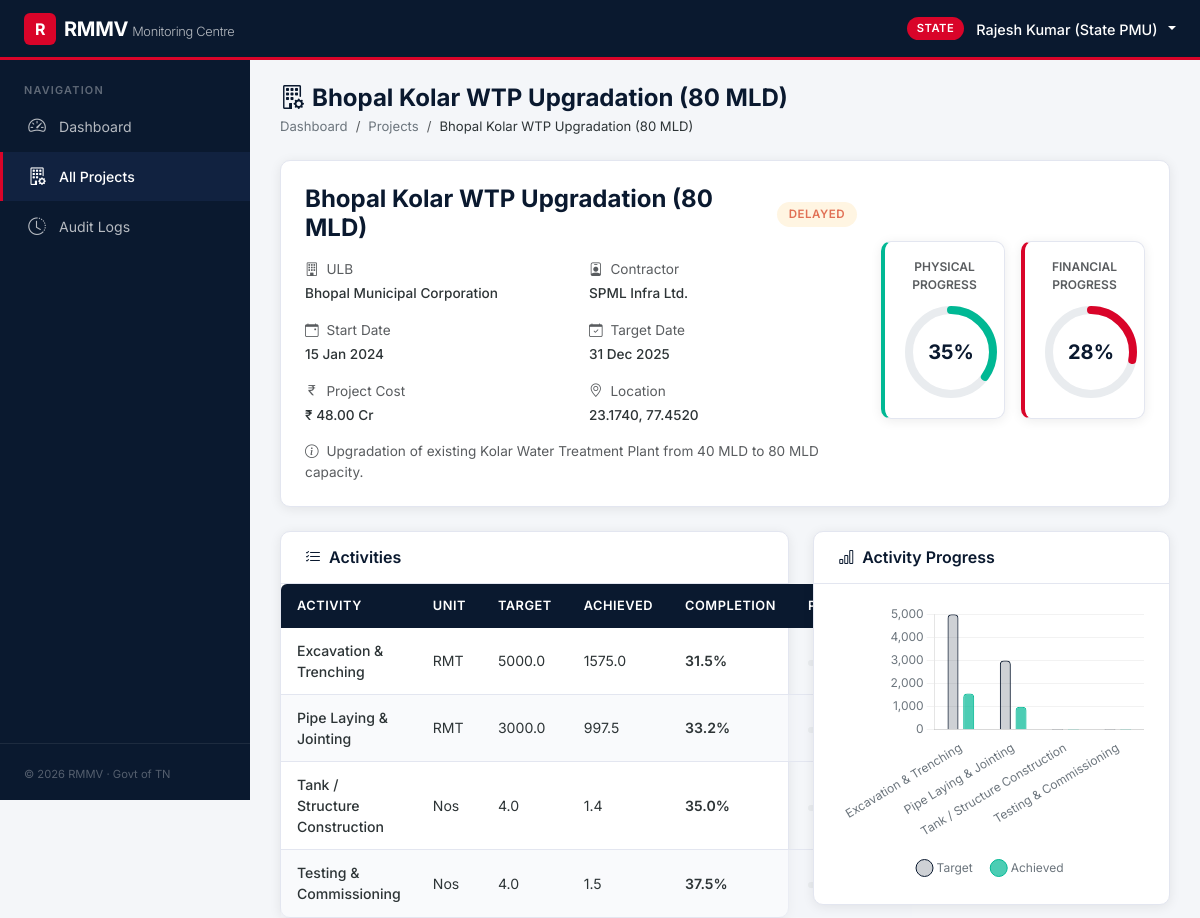
The app's page /state/project/2 (signed in, upper part), older data.
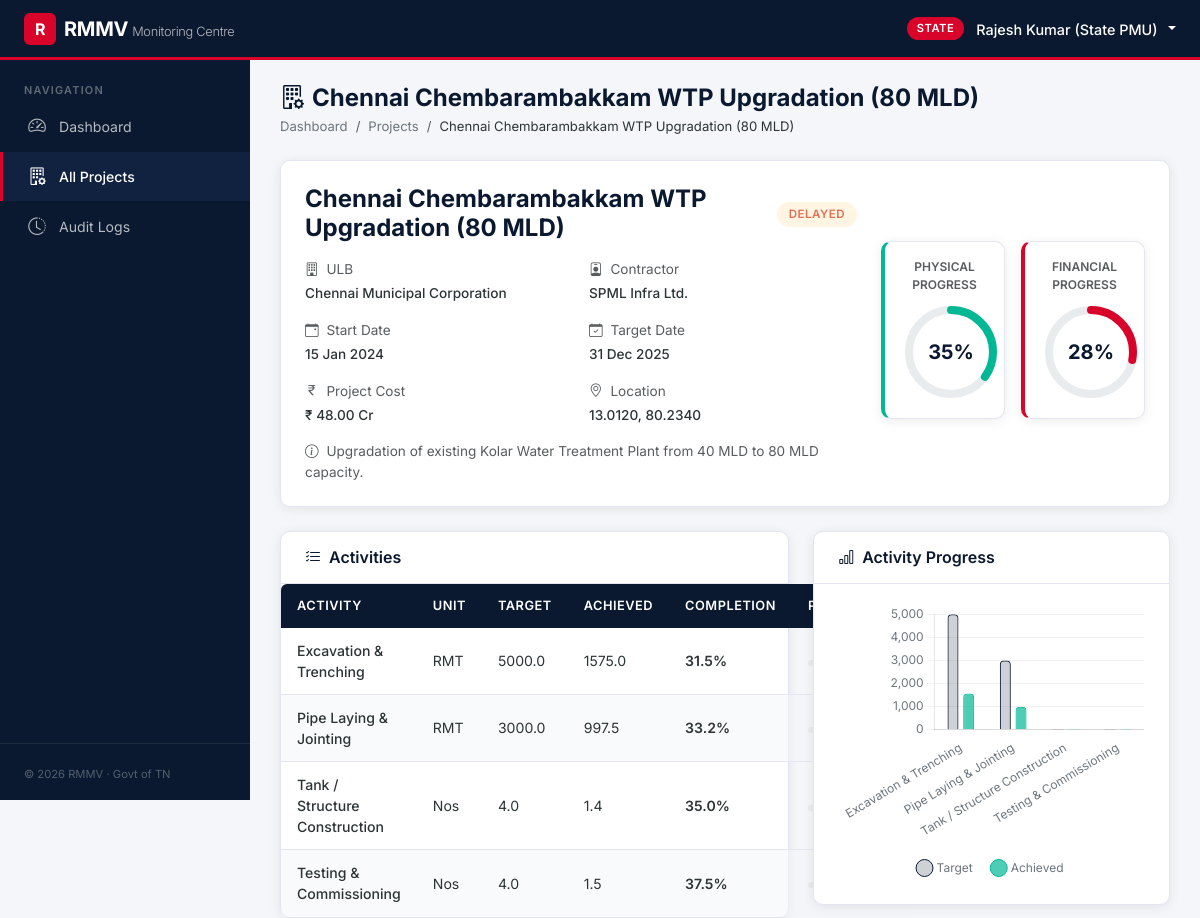
The same page, newer data.
### database/models.py (models this page shows, shortened)
class Project(db.Model):
    __tablename__ = 'projects'
    id = db.Column(db.Integer, primary_key=True)
    name = db.Column(db.String(300), nullable=False)
    ulb_id = db.Column(db.Integer, db.ForeignKey('ulbs.id'), nullable=False)
    description = db.Column(db.Text, nullable=True)
    cost = db.Column(db.Float, nullable=False, default=0.0)  # in Crores (₹)
    physical_progress = db.Column(db.Float, nullable=False, default=0.0)  # 0–100
    financial_progress = db.Column(db.Float, nullable=False, default=0.0)  # 0–100
    status = db.Column(db.String(20), nullable=False, default='active')  # active | completed | delayed | critical
    latitude = db.Column(db.Float, nullable=True)
    longitude = db.Column(db.Float, nullable=True)
    start_date = db.Column(db.Date, nullable=True)
    target_date = db.Column(db.Date, nullable=True)
    contractor = db.Column(db.String(200), nullable=True)
    ulb = db.relationship('ULB', back_populates='projects')
    activities = db.relationship('Activity', back_populates='project',
                                 lazy='dynamic', cascade='all, delete-orphan')
    entries = db.relationship('SiteEntry', back_populates='project',
                              lazy='dynamic', cascade='all, delete-orphan')
    media_files = db.relationship('MediaFile', back_populates='project',
                                  lazy='dynamic', cascade='all, delete-orphan')

class ULB(db.Model):
    __tablename__ = 'ulbs'
    id = db.Column(db.Integer, primary_key=True)
    name = db.Column(db.String(200), nullable=False, unique=True)
    district = db.Column(db.String(100), nullable=False)
    state = db.Column(db.String(100), nullable=False, default='Madhya Pradesh')
    code = db.Column(db.String(20), nullable=True, unique=True)
    users = db.relationship('User', back_populates='ulb', lazy='dynamic')
    projects = db.relationship('Project', back_populates='ulb', lazy='dynamic')

### dashboards/state.py (the view)
@state_bp.route('/project/<int:id>')
@login_required
@role_required(['state'])
def project_detail(id):
    project = Project.query.get_or_404(id)
    activities = (
        Activity.query
        .filter_by(project_id=project.id)
        .order_by(Activity.id)
        .all()
    )
    entries = (
        SiteEntry.query
        .filter_by(project_id=project.id)
        .order_by(desc(SiteEntry.created_at))
        .all()
    )
    media = (
        MediaFile.query
        .filter_by(project_id=project.id)
        .order_by(desc(MediaFile.created_at))
        .all()
    )
    activity_labels = [a.activity_name for a in activities]
    activity_targets = [float(a.target_qty or 0) for a in activities]
    activity_achieved = [float(a.achieved_qty or 0) for a in activities]
    audit_logs = (
        AuditLog.query
        .filter_by(entity_type='Project', entity_id=project.id)
        .order_by(desc(AuditLog.created_at))
        .limit(15)
        .all()
    )
    return render_template(
        'project_detail.html',
        project=project,
        activities=activities,
        site_entries=entries,
        media_files=media,
        activity_labels=activity_labels,
        activity_targets=activity_targets,
        activity_achieved=activity_achieved,
        audit_logs=audit_logs,
    )

### auth/permissions.py (called while the page is built)
def role_required(roles):
    def decorator(func):
        @wraps(func)
        def wrapper(*args, **kwargs):
            if not current_user.is_authenticated:
                abort(403)
            if current_user.role not in roles:
                abort(403)
            return func(*args, **kwargs)
        return wrapper
    return decorator

### templates/project_detail.html (shortened to what the changed rows need)
{% extends "base.html" %}
{% block content %}
<div class="page-header">
  <h2><i class="bi bi-building-gear me-2"></i>{{ project.name }}</h2>
  <nav aria-label="breadcrumb">
    <ol class="breadcrumb">
      <li class="breadcrumb-item">
        {% if current_user.role == 'state' %}
        <a href="{{ url_for('state.dashboard') }}">Dashboard</a>
        {% elif current_user.role == 'ulb' %}
        <a href="{{ url_for('ulb.dashboard') }}">Dashboard</a>
        {% else %}
        <a href="{{ url_for('site.dashboard') }}">Dashboard</a>
        {% endif %}
      </li>
      <li class="breadcrumb-item">
        {% if current_user.role == 'state' %}
        <a href="{{ url_for('state.projects') }}">Projects</a>
        {% else %}
        Projects
        {% endif %}
      </li>
      <li class="breadcrumb-item active">{{ project.name }}</li>
    </ol>
  </nav>
</div>
<div class="card-rmmv mb-4">
  <div class="card-body-rmmv">
    <div class="row align-items-center">
      <div class="col-lg-8">
        <div class="d-flex align-items-center gap-3 mb-3">
          <h4 class="fw-700 text-navy mb-0">{{ project.name }}</h4>
          <span class="badge-status badge-{{ project.status }}">{{ project.status }}</span>
        </div>
        <div class="row g-3 fs-sm">
          <div class="col-md-6">
            <div class="text-muted mb-1"><i class="bi bi-building me-1"></i> ULB</div>
            <div class="fw-500">{{ project.ulb.name if project.ulb else '—' }}</div>
          </div>
          <div class="col-md-6">
            <div class="text-muted mb-1"><i class="bi bi-person-badge me-1"></i> Contractor</div>
            <div class="fw-500">{{ project.contractor or '—' }}</div>
          </div>
          <div class="col-md-6">
            <div class="text-muted mb-1"><i class="bi bi-calendar-event me-1"></i> Start Date</div>
            <div class="fw-500">{{ project.start_date.strftime('%d %b %Y') if project.start_date else '—' }}</div>
          </div>
          <div class="col-md-6">
            <div class="text-muted mb-1"><i class="bi bi-calendar-check me-1"></i> Target Date</div>
            <div class="fw-500">{{ project.target_date.strftime('%d %b %Y') if project.target_date else '—' }}</div>
          </div>
          <div class="col-md-6">
            <div class="text-muted mb-1"><i class="bi bi-currency-rupee me-1"></i> Project Cost</div>
            <div class="fw-500">₹ {{ "%.2f"|format(project.cost or 0) }} Cr</div>
          </div>
          <div class="col-md-6">
            <div class="text-muted mb-1"><i class="bi bi-geo-alt me-1"></i> Location</div>
            <div class="fw-500">
              {% if project.latitude is not none and project.longitude is not none %}
                {{ "%.4f"|format(project.latitude) }}, {{ "%.4f"|format(project.longitude) }}
              {% else %}
                —
              {% endif %}
            </div>
          </div>
        </div>
        {% if project.description %}
        <div class="mt-3 fs-sm text-muted">
          <i class="bi bi-info-circle me-1"></i> {{ project.description }}
        </div>
        {% endif %}
      </div>
      <div class="col-lg-4">
        <div class="row g-3 text-center mt-3 mt-lg-0">
          <div class="col-6">
            {% set phys_progress = project.physical_progress or 0 %}
            <div class="card-rmmv p-3" style="border-left:4px solid var(--success);">
              <div class="position-relative d-inline-block">
                <div style="position:absolute;top:50%;left:50%;transform:translate(-50%,-50%);">
                  <span class="fw-700 fs-5 text-navy">{{ "%.0f"|format(phys_progress) }}%</span>
                </div>
              </div>
            </div>
          </div>
          <div class="col-6">
            {% set fin_progress = project.financial_progress or 0 %}
            <div class="card-rmmv p-3" style="border-left:4px solid var(--red-accent);">
              <div class="position-relative d-inline-block">
                <div style="position:absolute;top:50%;left:50%;transform:translate(-50%,-50%);">
                  <span class="fw-700 fs-5 text-navy">{{ "%.0f"|format(fin_progress) }}%</span>
                </div>
              </div>
            </div>
          </div>
        </div>
      </div>
    </div>
  </div>
</div>
<div class="row g-4 mb-4">
  <div class="col-lg-7">
    <div class="card-rmmv">
      <div class="card-body-rmmv p-0">
        <div class="table-responsive-rmmv">
          <table class="table-rmmv">
            <thead>
              <tr>
                <th>Activity</th>
                <th>Unit</th>
                <th>Target</th>
                <th>Achieved</th>
                <th>Completion</th>
                <th>Progress</th>
              </tr>
            </thead>
          </table>
        </div>
      </div>
    </div>
  </div>
</div>
{% endblock %}

Row changes from the older to the newer data that the page shows:
changed Project "SPML Infra Ltd.": name "Bhopal Kolar WTP Upgradation (80 MLD)" → "Chennai Chembarambakkam WTP Upgradation (80 MLD)"; latitude "23.1740" → "13.0120"; longitude "77.4520" → "80.2340"
changed ULB: ulb "Bhopal Municipal Corporation" → "Chennai Municipal Corporation"
